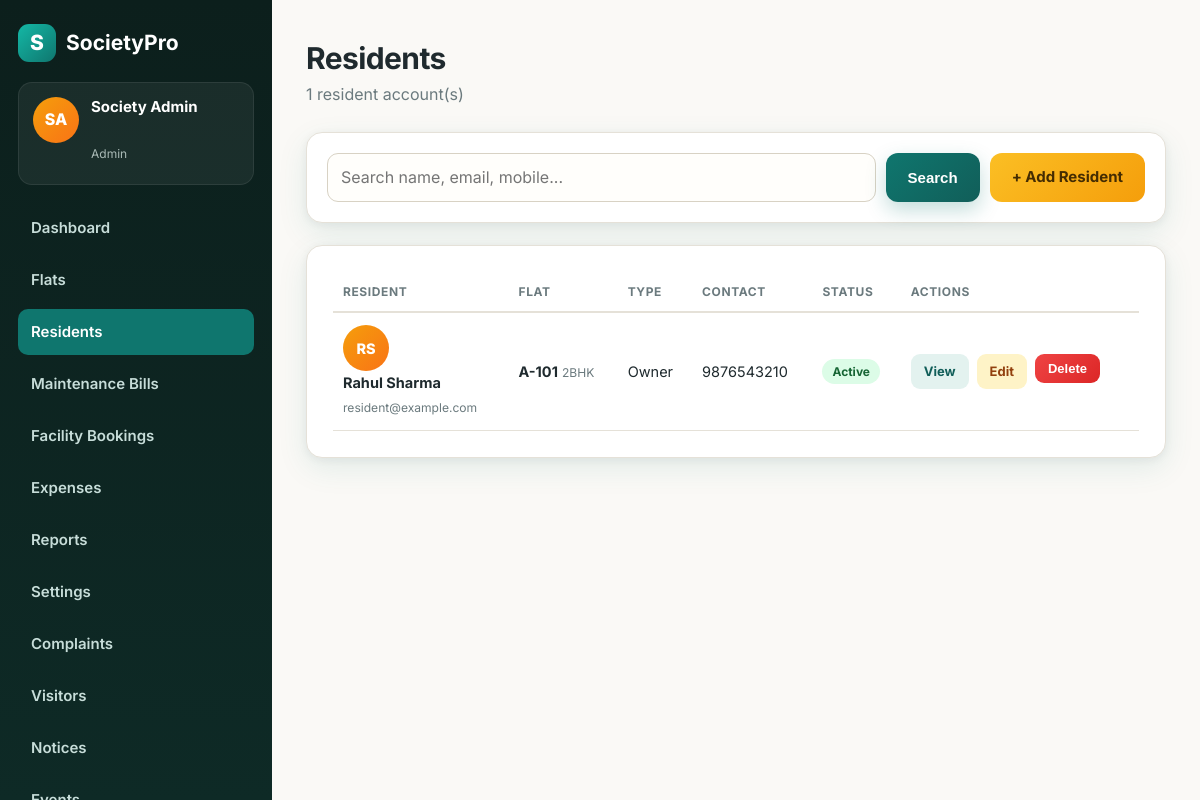
Page /residents.php (signed in) on the committed database.
### tables this page shows
CREATE TABLE IF NOT EXISTS `users` (
  `id` int(11) NOT NULL AUTO_INCREMENT,
  `name` varchar(100) NOT NULL,
  `email` varchar(150) NOT NULL,
  `phone` varchar(15) DEFAULT NULL,
  `password` varchar(255) NOT NULL,
  `role` enum('admin','resident') NOT NULL DEFAULT 'resident',
  `flat_id` int(11) DEFAULT NULL,
  `resident_type` enum('owner','tenant') NOT NULL DEFAULT 'owner',
  `move_in_date` date DEFAULT NULL,
  `is_active` tinyint(1) NOT NULL DEFAULT 1,
  `created_at` datetime NOT NULL DEFAULT current_timestamp(),
  PRIMARY KEY (`id`),
  UNIQUE KEY `email` (`email`),
  KEY `flat_id` (`flat_id`),
  CONSTRAINT `users_flat_fk` FOREIGN KEY (`flat_id`) REFERENCES `flats` (`id`) ON DELETE SET NULL
);

CREATE TABLE IF NOT EXISTS `flats` (
  `id` int(11) NOT NULL AUTO_INCREMENT,
  `block_name` varchar(10) NOT NULL,
  `flat_no` varchar(10) NOT NULL,
  `floor_no` int(11) NOT NULL DEFAULT 0,
  `flat_type` enum('1BHK','2BHK','3BHK','4BHK') NOT NULL DEFAULT '2BHK',
  `area_sqft` int(11) DEFAULT NULL,
  `created_at` datetime NOT NULL DEFAULT current_timestamp(),
  PRIMARY KEY (`id`),
  UNIQUE KEY `block_flat` (`block_name`, `flat_no`)
);

### includes/functions.php (called while the page is built, shortened)
<?php
function e(?string $v): string { return htmlspecialchars((string)$v, ENT_QUOTES, 'UTF-8'); }
function initials(string $name): string {
    $out = '';
    foreach (array_slice(preg_split('/\s+/', trim($name)), 0, 2) as $p) $out .= strtoupper(mb_substr($p, 0, 1));
    return $out ?: 'R';
}

### residents.php (the view, shortened to what this page needs)
<?php
require_once __DIR__ . '/includes/functions.php';
$db = db();
$q = trim($_GET['q'] ?? '');
$where = " WHERE u.role = 'resident'";
$params = [];
$stmt = $db->prepare("SELECT u.*, f.block_name, f.flat_no, f.flat_type FROM users u LEFT JOIN flats f ON f.id = u.flat_id $where ORDER BY u.name");
$stmt->execute($params);
$residents = $stmt->fetchAll();
require_once __DIR__ . '/includes/header.php';
?>
<div class="page-head"><h1>Residents</h1><p><?= count($residents) ?> resident account(s)</p></div>
<div class="filter-card">
  <form method="get" style="display:flex;gap:10px;flex-wrap:wrap">
    <input type="text" name="q" value="<?= e($q) ?>" placeholder="Search name, email, mobile..." style="flex:1;min-width:210px;padding:11px 13px;border:1.5px solid #D8D2C4;border-radius:11px;font:inherit">
    <button class="btn" type="submit">Search</button>
    <a class="btn btn-amber" href="resident-add.php">+ Add Resident</a>
  </form>
</div>
<div class="card">
  <div class="table-wrap"><table>
    <tr><th>Resident</th><th>Flat</th><th>Type</th><th>Contact</th><th>Status</th><th>Actions</th></tr>
    <?php foreach ($residents as $r): ?>
    <tr>
      <td><div class="user-cell"><span class="avatar"><?= e(initials($r['name'])) ?></span><span><strong><?= e($r['name']) ?></strong><br><small style="color:var(--muted)"><?= e($r['email']) ?></small></span></div></td>
      <td><?= $r['flat_no'] ? '<strong>' . e($r['block_name'] . '-' . $r['flat_no']) . '</strong> <small style="color:var(--muted)">' . e($r['flat_type']) . '</small>' : '<span style="color:var(--muted)">Not assigned</span>' ?></td>
      <td style="text-transform:capitalize"><?= e($r['resident_type']) ?></td>
      <td><?= e($r['phone'] ?: '-') ?></td>
      <td><span class="badge <?= (int)$r['is_active'] === 1 ? 'badge-active' : 'badge-inactive' ?>"><?= (int)$r['is_active'] === 1 ? 'Active' : 'Inactive' ?></span></td>
      <td><div class="actions">
        <a class="btn btn-sm btn-view" href="resident-view.php?id=<?= (int)$r['id'] ?>">View</a>
        <a class="btn btn-sm btn-edit" href="resident-edit.php?id=<?= (int)$r['id'] ?>">Edit</a>
        <form method="post" action="resident-delete.php" data-confirm="Delete this resident account? Their bills history stays on the flat.">
          <button class="btn btn-sm btn-danger" type="submit">Delete</button>
        </form>
      </div></td>
    </tr>
    <?php endforeach; ?>
  </table></div>
</div>
<?php require_once __DIR__ . '/includes/footer.php'; ?>

### assets/css/style.css (style rules this page uses)
:root { --paper:#FAF9F6; --card:#FFFFFF; --ink:#1F2A2E; --muted:#6B7A7E; --teal:#0F766E; --teal-dark:#115E59; --teal-soft:#E3F2EF; --amber:#F59E0B; --line:#E5E1D8; --danger:#DC2626; --success:#15803D; --radius:16px; --shadow:0 10px 30px rgba(15,118,110,.10), 0 2px 8px rgba(31,42,46,.06); }
* { margin:0;padding:0;box-sizing:border-box }
body { font-family:'Inter',system-ui,-apple-system,Segoe UI,Roboto,sans-serif;background:var(--paper);color:var(--ink);line-height:1.6 }
a { color:var(--teal);text-decoration:none }
.btn { display:inline-flex;align-items:center;justify-content:center;gap:8px;background:linear-gradient(135deg,var(--teal),var(--teal-dark));color:#fff!important;border:none;padding:12px 22px;border-radius:12px;font-weight:700;font-size:15px;cursor:pointer;box-shadow:0 8px 20px rgba(15,118,110,.25);transition:.2s;text-decoration:none!important }
.btn-danger { background:linear-gradient(135deg,#EF4444,var(--danger));box-shadow:none }
.btn-sm { padding:7px 13px;font-size:13px;border-radius:9px }
.btn-amber { background:linear-gradient(135deg,#FBBF24,var(--amber));color:#442C02!important;box-shadow:none }
input,select { width:100%;padding:12px 14px;border:1.5px solid var(--line);border-radius:11px;font-size:15px;font-family:inherit;background:#FFFEFB;transition:.15s }
.avatar { width:46px;height:46px;border-radius:50%;background:linear-gradient(135deg,var(--amber),#F97316);color:#fff;display:grid;place-items:center;font-weight:800;flex-shrink:0 }
.page-head { margin-bottom:24px }
.page-head h1 { font-size:30px;letter-spacing:-.6px }
.page-head p { color:var(--muted) }
.card { background:var(--card);border:1px solid var(--line);border-radius:var(--radius);box-shadow:var(--shadow);padding:26px;margin-bottom:22px }
table { width:100%;border-collapse:collapse;font-size:14.5px }
th { text-align:left;color:var(--muted);font-size:12px;text-transform:uppercase;letter-spacing:.05em;padding:10px;border-bottom:2px solid var(--line) }
td { padding:12px 10px;border-bottom:1px solid var(--line);vertical-align:middle }
.badge { display:inline-block;padding:3px 10px;border-radius:999px;font-size:12px;font-weight:700 }
.badge-active { background:#DCFCE7;color:#166534 }
.table-wrap { overflow-x:auto }
.actions { display:flex;gap:8px;flex-wrap:wrap }
.filter-card { background:var(--card);border:1px solid var(--line);border-radius:var(--radius);box-shadow:var(--shadow);padding:20px;margin-bottom:22px }
.btn-view { background:var(--teal-soft);color:var(--teal-dark)!important;box-shadow:none }
.btn-edit { background:#FEF3C7;color:#92400E!important;box-shadow:none }
td form { display:inline }

### rows in the picture
users: name "RS", name "Rahul Sharma", email "resident@example.com", flat.flat_no "A-101", flat.flat_type "2BHK", resident_type "Owner", phone "9876543210", is_active "Active"

### other values in the picture
initials($u['name']) "SA"
$u['name'] "Society Admin"
$u['role'] "Admin"
count($residents) "1"
